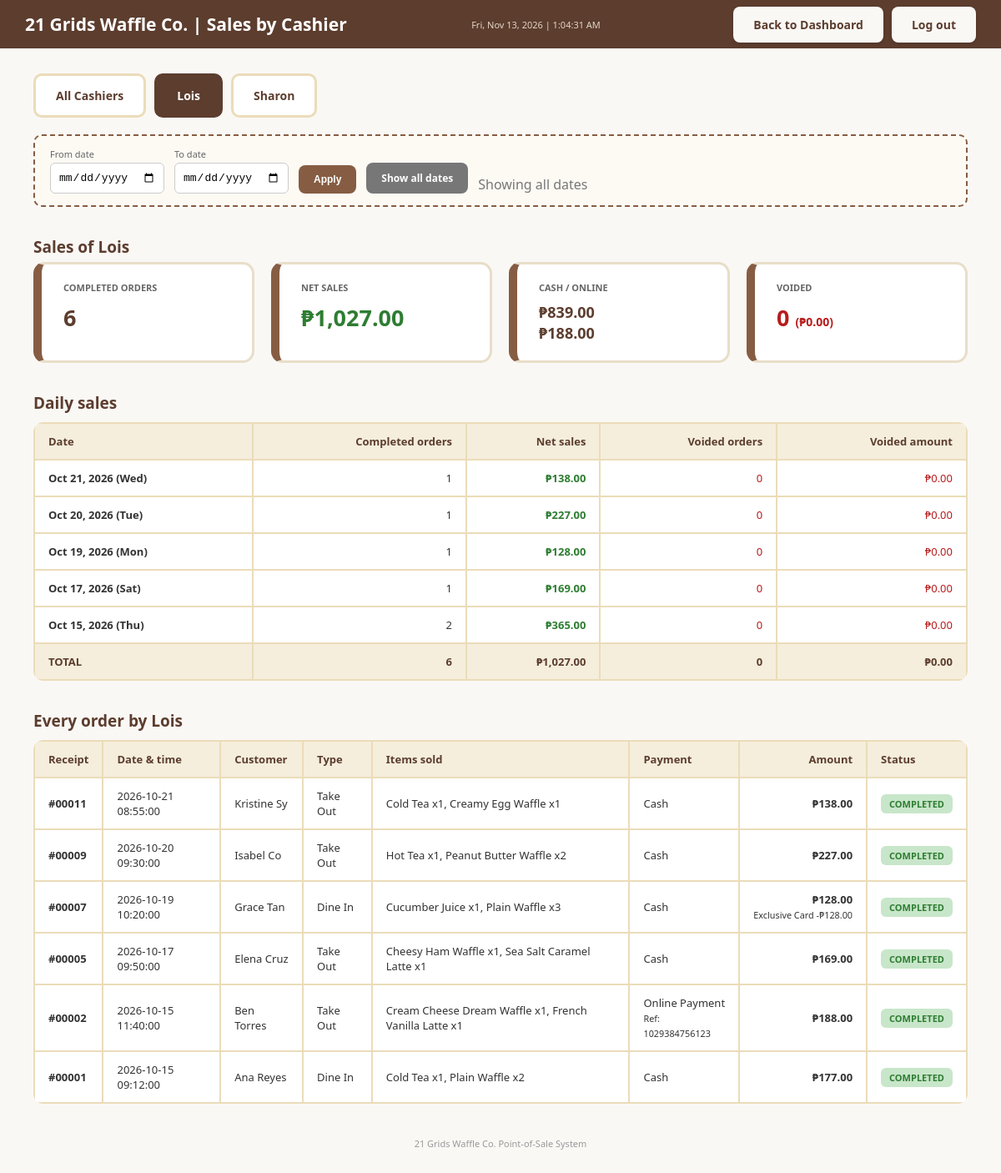
Page /Waffle_POS/cashier_sales.php?cashier=3 (signed in) on the committed database.
### tables this page shows
CREATE TABLE Staff (
    StaffID       INT AUTO_INCREMENT PRIMARY KEY,
    Username      VARCHAR(50)  NOT NULL UNIQUE,
    PasswordHash  VARCHAR(255) NOT NULL,
    FullName      VARCHAR(100) NOT NULL,
    Role          ENUM('Admin', 'Owner', 'Cashier') NOT NULL,
    IsActive      BOOLEAN      NOT NULL DEFAULT TRUE,
    CreatedAt     TIMESTAMP    NOT NULL DEFAULT CURRENT_TIMESTAMP
);

CREATE TABLE CustomerOrder (
    OrderID            INT AUTO_INCREMENT PRIMARY KEY,    
    OrderDate          TIMESTAMP     NOT NULL DEFAULT CURRENT_TIMESTAMP,
    CustomerName       VARCHAR(100)  NOT NULL DEFAULT 'Walk-in Customer',
    OrderType          ENUM('Dine In', 'Take Out')     NOT NULL DEFAULT 'Dine In',
    SubtotalAmount     DECIMAL(8,2)  NOT NULL DEFAULT 0.00 CHECK (SubtotalAmount >= 0),
    DiscountID         INT           NOT NULL DEFAULT 1,
    DiscountIDNumber   VARCHAR(50),
    DiscountAmount     DECIMAL(8,2)  NOT NULL DEFAULT 0.00 CHECK (DiscountAmount >= 0),
    TotalAmount        DECIMAL(8,2)  NOT NULL DEFAULT 0.00 CHECK (TotalAmount >= 0),
    PaymentMethod      ENUM('Cash', 'Online Payment')  NOT NULL,
    ReferenceNumber    VARCHAR(50)   UNIQUE,
    AmountReceived     DECIMAL(8,2)  CHECK (AmountReceived >= 0),
    Status             ENUM('Completed', 'Voided')     NOT NULL DEFAULT 'Completed',
    CashierID          INT,
    FOREIGN KEY (DiscountID)
        REFERENCES Discount(DiscountID),
    FOREIGN KEY (CashierID)
        REFERENCES Staff(StaffID),
    CHECK (PaymentMethod <> 'Online Payment' OR ReferenceNumber IS NOT NULL),
    CHECK (DiscountAmount = 0 OR DiscountIDNumber IS NOT NULL),
    CHECK (TotalAmount = SubtotalAmount - DiscountAmount),
    CHECK (PaymentMethod <> 'Cash' OR (AmountReceived IS NOT NULL AND AmountReceived >= TotalAmount))
);

CREATE TABLE Discount (
    DiscountID    INT AUTO_INCREMENT PRIMARY KEY,
    DiscountName  VARCHAR(50)  NOT NULL UNIQUE,
    DiscountRate  DECIMAL(5,2) NOT NULL CHECK (DiscountRate >= 0 AND DiscountRate <= 100)
);

### Waffle_POS/cashier_sales.php (the view, shortened to what the rows shown need)
<?php
$role = $_SESSION['role'] ?? '';
$report  = new ReportService();
$backUrl = ($role === 'Admin') ? 'admin.php' : 'owner.php';
function cleanDate($dateText) { return (isset($dateText) && preg_match('/^\d{4}-\d{2}-\d{2}$/', $dateText)) ? $dateText : ''; }
function peso($amount) { return '₱' . number_format((float)$amount, 2); }
function qs($cashier, $from, $to) { return '?' . http_build_query(array_filter(['cashier' => $cashier, 'from' => $from, 'to' => $to], fn($value) => $value !== '')); }
$from = cleanDate($_GET['from'] ?? '');
$to   = cleanDate($_GET['to'] ?? '');
$selected = $_GET['cashier'] ?? 'all';
$cashiers = $report->getCashiers();
$summary    = $report->getCashierSummary($from, $to);
$perCashier = $summary['perCashier'];
$unassigned = $summary['unassigned'];
$grand      = $summary['grand'];
$empty      = $summary['empty'];
$hasUnassigned = ($unassigned['completed'] + $unassigned['voided']) > 0;
$daily = []; $ledger = []; $selRow = $empty; $selName = '';
if ($selected !== 'all') {
    $cashierParam = ($selected === 'none') ? 0 : (int)$selected;
    $daily  = $report->getDailySales($cashierParam, $from, $to);
    $ledger = $report->getLedger($cashierParam, $from, $to);
    if ($selected === 'none') {
        $selRow = $unassigned; $selName = 'Older orders (no cashier recorded)';
    } else {
        $selRow = $perCashier[(int)$selected] ?? $empty;
        foreach ($cashiers as $cashier) { if ((string)$cashier['StaffID'] === (string)$selected) { $selName = $cashier['FullName']; } }
    }
}
?>
<!DOCTYPE html>
<html lang="en">
<head>
</head>
<body>
    <div style="background:#5c3d2e; padding:15px 30px; margin:-40px -40px 30px -40px; display:flex; justify-content:space-between; align-items:center;">
        <h2 style="color:white; margin:0; font-size:21px;"><?php echo htmlspecialchars(Site::getBusinessName()); ?> | Sales by Cashier</h2>
        <?php include 'clock.php'; ?>
        <div><a href="<?php echo $backUrl; ?>" class="nav-link">Back to Dashboard</a><a href="logout.php" class="nav-link">Log out</a></div>
    </div>
    <div class="tabs">
        <a class="tab <?php echo $selected === 'all' ? 'active' : ''; ?>" href="<?php echo qs('all', $from, $to); ?>">All Cashiers</a>
        <?php foreach ($cashiers as $cashier): ?>
            <a class="tab <?php echo (string)$selected === (string)$cashier['StaffID'] ? 'active' : ''; ?>" href="<?php echo qs($cashier['StaffID'], $from, $to); ?>">
                <?php echo htmlspecialchars($cashier['FullName']); ?><?php echo $cashier['IsActive'] ? '' : ' <small>(inactive)</small>'; ?>
            </a>
        <?php endforeach; ?>
    </div>
    <form method="GET" class="filter">
        <div><label>From date</label><input type="date" name="from" value="<?php echo htmlspecialchars($from); ?>"></div>
        <div><label>To date</label><input type="date" name="to" value="<?php echo htmlspecialchars($to); ?>"></div>
        <button type="submit">Apply</button>
        <a class="reset" href="<?php echo qs($selected, '', ''); ?>">Show all dates</a>
        <span style="color:#777;"><?php echo ($from || $to) ? 'Showing ' . htmlspecialchars($from ?: 'the beginning') . ' to ' . htmlspecialchars($to ?: 'today') : 'Showing all dates'; ?></span>
    </form>
<?php if ($selected === 'all'): ?>
    <h3 class="sec">All cashiers compared</h3>
    <table>
        <thead><tr><th>Cashier</th><th class="num">Completed orders</th><th class="num">Net sales</th><th class="num">Cash</th><th class="num">Online</th><th class="num">Voided orders</th><th class="num">Voided amount</th><th></th></tr></thead>
        <tbody>
        <?php foreach ($cashiers as $cashier): $cashierTotals = $perCashier[$cashier['StaffID']] ?? $empty; ?>
            <tr>
                <td><strong><?php echo htmlspecialchars($cashier['FullName']); ?></strong> <small style="color:#999;">(<?php echo htmlspecialchars($cashier['Username']); ?>)</small><?php echo $cashier['IsActive'] ? '' : ' <span class="badge void">INACTIVE</span>'; ?></td>
                <td class="num"><?php echo (int)$cashierTotals['completed']; ?></td>
                <td class="num" style="font-weight:bold; color:#2e7d32;"><?php echo peso($cashierTotals['net']); ?></td>
                <td class="num"><?php echo peso($cashierTotals['cash']); ?></td>
                <td class="num"><?php echo peso($cashierTotals['online']); ?></td>
                <td class="num" style="color:#b71c1c;"><?php echo (int)$cashierTotals['voided']; ?></td>
                <td class="num" style="color:#b71c1c;"><?php echo peso($cashierTotals['voidedAmount']); ?></td>
                <td><a href="<?php echo qs($cashier['StaffID'], $from, $to); ?>" style="color:#865d43; font-weight:bold;">View sales →</a></td>
            </tr>
        <?php endforeach; ?>
        <?php if ($hasUnassigned): ?>
            <tr style="color:#777;">
                <td><em>Older orders (no cashier recorded)</em></td>
                <td class="num"><?php echo (int)$unassigned['completed']; ?></td>
                <td class="num"><?php echo peso($unassigned['net']); ?></td>
                <td class="num"><?php echo peso($unassigned['cash']); ?></td>
                <td class="num"><?php echo peso($unassigned['online']); ?></td>
                <td class="num"><?php echo (int)$unassigned['voided']; ?></td>
                <td class="num"><?php echo peso($unassigned['voidedAmount']); ?></td>
                <td><a href="<?php echo qs('none', $from, $to); ?>" style="color:#865d43; font-weight:bold;">View →</a></td>
            </tr>
        <?php endif; ?>
        </tbody>
        <tfoot><tr>
            <td>ALL CASHIERS TOTAL</td>
            <td class="num"><?php echo (int)$grand['completed']; ?></td><td class="num"><?php echo peso($grand['net']); ?></td>
            <td class="num"><?php echo peso($grand['cash']); ?></td><td class="num"><?php echo peso($grand['online']); ?></td>
            <td class="num"><?php echo (int)$grand['voided']; ?></td><td class="num"><?php echo peso($grand['voidedAmount']); ?></td><td></td>
        </tr></tfoot>
    </table>
<?php else: ?>
    <h3 class="sec">Sales of <?php echo htmlspecialchars($selName); ?></h3>
    <div class="cards">
        <div class="card"><h4>Completed orders</h4><p><?php echo (int)$selRow['completed']; ?></p></div>
        <div class="card"><h4>Net sales</h4><p style="color:#2e7d32;"><?php echo peso($selRow['net']); ?></p></div>
        <div class="card"><h4>Cash / Online</h4><p style="font-size:18px; line-height:1.4;"><?php echo peso($selRow['cash']); ?><br><?php echo peso($selRow['online']); ?></p></div>
        <div class="card"><h4>Voided</h4><p style="color:#b71c1c;"><?php echo (int)$selRow['voided']; ?> <span style="font-size:14px;">(<?php echo peso($selRow['voidedAmount']); ?>)</span></p></div>
    </div>
    <h3 class="sec">Daily sales</h3>
    <?php if (empty($daily)): ?>
        <p style="color:#777; font-style:italic;">No sales found for this selection.</p>
    <?php else: ?>
    <table>
        <thead><tr><th>Date</th><th class="num">Completed orders</th><th class="num">Net sales</th><th class="num">Voided orders</th><th class="num">Voided amount</th></tr></thead>
        <tbody>
        <?php foreach ($daily as $dayRow): ?>
            <tr>
                <td><strong><?php echo htmlspecialchars(date('M d, Y (D)', strtotime($dayRow['SaleDate']))); ?></strong></td>
                <td class="num"><?php echo (int)$dayRow['completed']; ?></td>
                <td class="num" style="font-weight:bold; color:#2e7d32;"><?php echo peso($dayRow['net']); ?></td>
                <td class="num" style="color:#b71c1c;"><?php echo (int)$dayRow['voided']; ?></td>
                <td class="num" style="color:#b71c1c;"><?php echo peso($dayRow['voidedAmount']); ?></td>
            </tr>
        <?php endforeach; ?>
        </tbody>
        <tfoot><tr><td>TOTAL</td><td class="num"><?php echo (int)$selRow['completed']; ?></td><td class="num"><?php echo peso($selRow['net']); ?></td>
            <td class="num"><?php echo (int)$selRow['voided']; ?></td><td class="num"><?php echo peso($selRow['voidedAmount']); ?></td></tr></tfoot>
    </table>
    <?php endif; ?>
    <h3 class="sec">Every order by <?php echo htmlspecialchars($selName); ?></h3>
    <?php if (empty($ledger)): ?>
        <p style="color:#777; font-style:italic;">No orders found for this selection.</p>
    <?php else: ?>
    <table>
        <thead><tr><th>Receipt</th><th>Date &amp; time</th><th>Customer</th><th>Type</th><th>Items sold</th><th>Payment</th><th class="num">Amount</th><th>Status</th></tr></thead>
        <tbody>
        <?php foreach ($ledger as $order): $isVoided = ($order['Status'] === 'Voided'); ?>
            <tr style="<?php echo $isVoided ? 'background:#fff5f5; color:#b71c1c;' : ''; ?>">
                <td><strong>#<?php echo \App\Core\Site::receiptNo($order['OrderID']); ?></strong></td>
                <td><?php echo htmlspecialchars($order['OrderDate']); ?></td>
                <td><?php echo htmlspecialchars($order['CustomerName']); ?></td>
                <td><?php echo htmlspecialchars($order['OrderType']); ?></td>
                <td><?php echo htmlspecialchars($order['Items']); ?></td>
                <td><?php echo htmlspecialchars($order['PaymentMethod']); ?><?php echo $order['ReferenceNumber'] ? '<br><small>Ref: ' . htmlspecialchars($order['ReferenceNumber']) . '</small>' : ''; ?></td>
                <td class="num" style="font-weight:bold;"><?php echo ($isVoided ? '-' : '') . peso($order['TotalAmount']); ?>
                    <?php if ($order['DiscountAmount'] > 0): ?><br><small style="font-weight:normal;"><?php echo htmlspecialchars($order['DiscountName']); ?> -<?php echo peso($order['DiscountAmount']); ?></small><?php endif; ?></td>
                <td><span class="badge <?php echo $isVoided ? 'void' : 'ok'; ?>"><?php echo $isVoided ? 'VOIDED' : 'COMPLETED'; ?></span></td>
            </tr>
        <?php endforeach; ?>
        </tbody>
    </table>
    <?php endif; ?>
<?php endif; ?>
<?php include 'footer.php'; ?>
</body>
</html>

### rows in the picture
staff: FullName "Lois"
staff: FullName "Sharon"
customerorder: OrderID "00011", OrderDate "2026-10-21 08:55:00", CustomerName "Kristine Sy", OrderType "Take Out", Items "Cold Tea x1, Creamy Egg Waffle x1", PaymentMethod "Cash", TotalAmount "₱138.00", Status "COMPLETED"
customerorder: OrderID "00009", OrderDate "2026-10-20 09:30:00", CustomerName "Isabel Co", OrderType "Take Out", Items "Hot Tea x1, Peanut Butter Waffle x2", PaymentMethod "Cash", TotalAmount "₱227.00", Status "COMPLETED"
customerorder: OrderID "00007", OrderDate "2026-10-19 10:20:00", CustomerName "Grace Tan", OrderType "Dine In", Items "Cucumber Juice x1, Plain Waffle x3", PaymentMethod "Cash", TotalAmount "₱128.00", DiscountID.DiscountName "Exclusive Card", DiscountAmount "₱128.00", Status "COMPLETED"
customerorder: OrderID "00005", OrderDate "2026-10-17 09:50:00", CustomerName "Elena Cruz", OrderType "Take Out", Items "Cheesy Ham Waffle x1, Sea Salt Caramel Latte x1", PaymentMethod "Cash", TotalAmount "₱169.00", Status "COMPLETED"
customerorder: OrderID "00002", OrderDate "2026-10-15 11:40:00", CustomerName "Ben Torres", OrderType "Take Out", Items "Cream Cheese Dream Waffle x1, French Vanilla Latte x1", PaymentMethod "Online Payment", ReferenceNumber "1029384756123", TotalAmount "₱188.00", Status "COMPLETED"
customerorder: OrderID "00001", OrderDate "2026-10-15 09:12:00", CustomerName "Ana Reyes", OrderType "Dine In", Items "Cold Tea x1, Plain Waffle x2", PaymentMethod "Cash", TotalAmount "₱177.00", Status "COMPLETED"

### other values in the picture
Site::getBusinessName() "21 Grids Waffle Co."
$selRow['completed'] "6"
peso($selRow['net']) "₱1,027.00"
peso($selRow['cash']) "₱839.00"
peso($selRow['online']) "₱188.00"
$selRow['voided'] "0"
peso($selRow['voidedAmount']) "₱0.00"
date('M d, Y (D)', strtotime($dayRow['SaleDate'])) "Oct 21, 2026 (Wed)"
$dayRow['completed'] "1"
peso($dayRow['net']) "₱138.00"
$dayRow['voided'] "0"
peso($dayRow['voidedAmount']) "₱0.00"
date('M d, Y (D)', strtotime($dayRow['SaleDate'])) "Oct 20, 2026 (Tue)"
peso($dayRow['net']) "₱227.00"
date('M d, Y (D)', strtotime($dayRow['SaleDate'])) "Oct 19, 2026 (Mon)"
